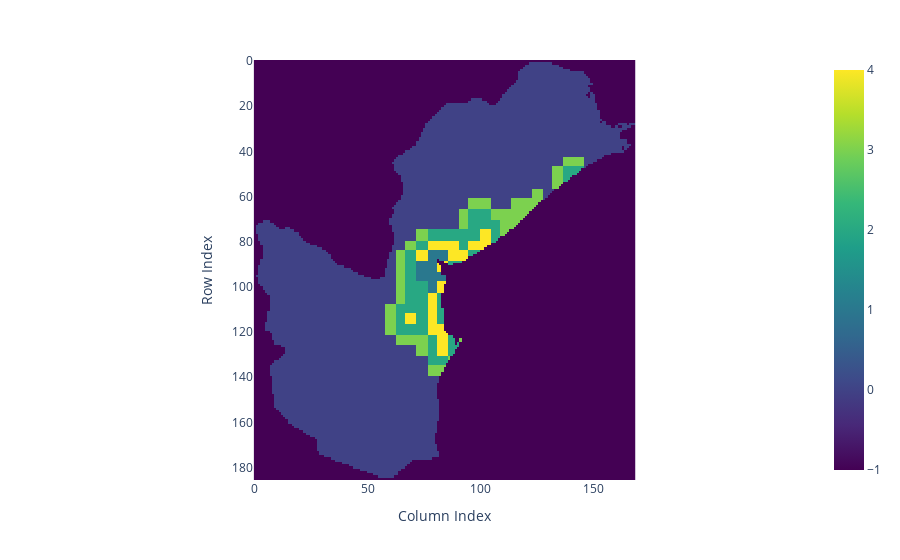

The cell this chart's notebook holds for it:
### Markdown cell above
## economic_hotspots

### Code cell
if menu['raster_processing']:  
     rad_path = os.path.join(output_folder, f"{city}_avg_rad_sum.tif")
     with rasterio.open(rad_path) as src:
         rad_data = src.read(1)
         rad_data[rad_data == -9999] = np.nan
         rad_data = np.nan_to_num(rad_data, nan=0) 
         transform = src.transform
rad_cluster_labels = create_raster_clusters(rad_path, n_clusters=5)
plot_cluster_labels_plotly(rad_cluster_labels)
if cluster_labels is not None:
    print("Cluster labels shape:", rad_cluster_labels.shape)
    rad_cluster_gdf = get_cluster_boundaries(rad_cluster_labels, transform)
    rad_cluster = describe_cluster_location(rad_cluster_gdf, aoi_file)
    rad_cluster
find_highest_lowest_pixel_value(rad_data)

### Figure 1 — Plotly figure (JSON) as saved in the notebook; plotly's stock layout.template omitted (floating-point values rounded to 4 significant figures; data arrays with more than 128 entries replaced by an {"elided": "..."} marker saying what was removed)
{"data": [{"coloraxis": "coloraxis", "hovertemplate": "x: %{x}<br>y: %{y}<br>color: %{z}<extra></extra>", "name": "0", "type": "heatmap", "xaxis": "x", "yaxis": "y", "z": {"elided": "186x169 int values"}}], "layout": {"coloraxis": {"colorscale": [[0, "#440154"], [0.1111, "#482878"], [0.2222, "#3e4989"], [0.3333, "#31688e"], [0.4444, "#26828e"], [0.5556, "#1f9e89"], [0.6667, "#35b779"], [0.7778, "#6ece58"], [0.8889, "#b5de2b"], [1, "#fde725"]]}, "legend": {"title": {"text": "Cluster"}}, "margin": {"t": 60}, "xaxis": {"anchor": "y", "constrain": "domain", "domain": [0, 1], "scaleanchor": "y", "title": {"text": "Column Index"}}, "yaxis": {"anchor": "x", "autorange": "reversed", "constrain": "domain", "domain": [0, 1], "title": {"text": "Row Index"}}}}
